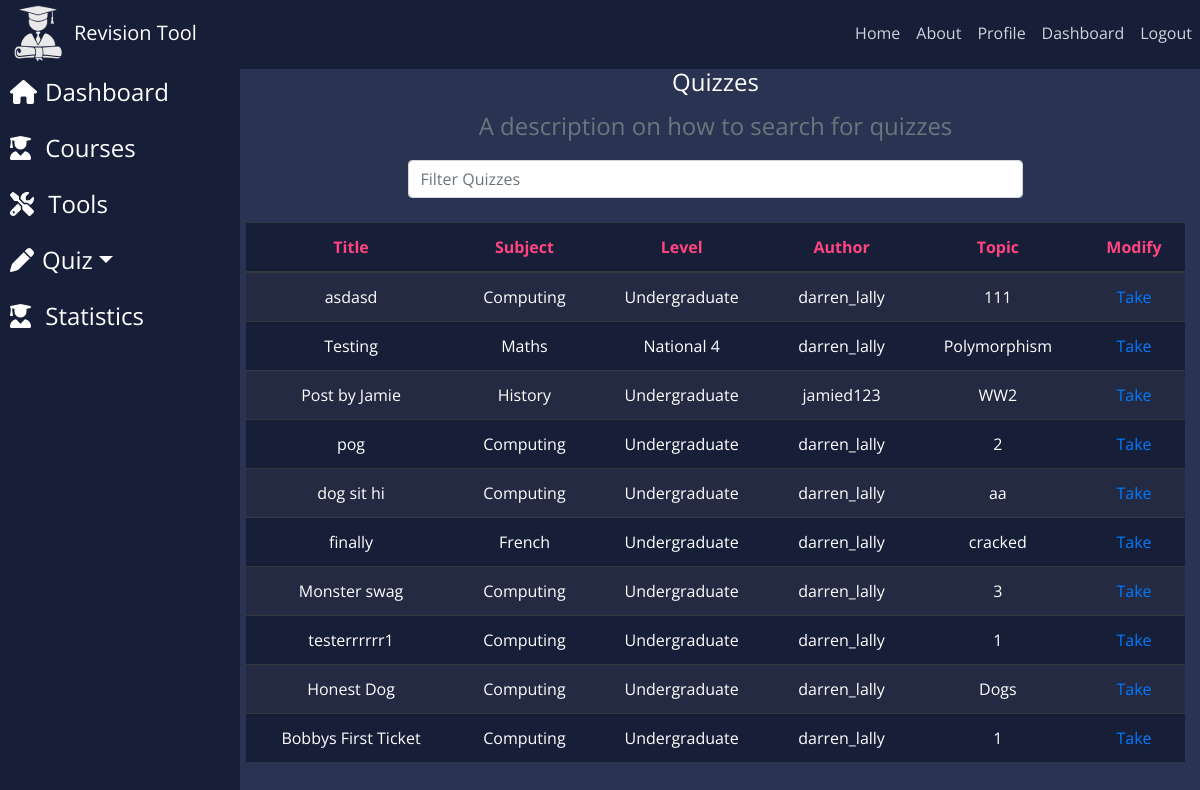
The page /quiz/ (signed in) on the database as committed earlier.
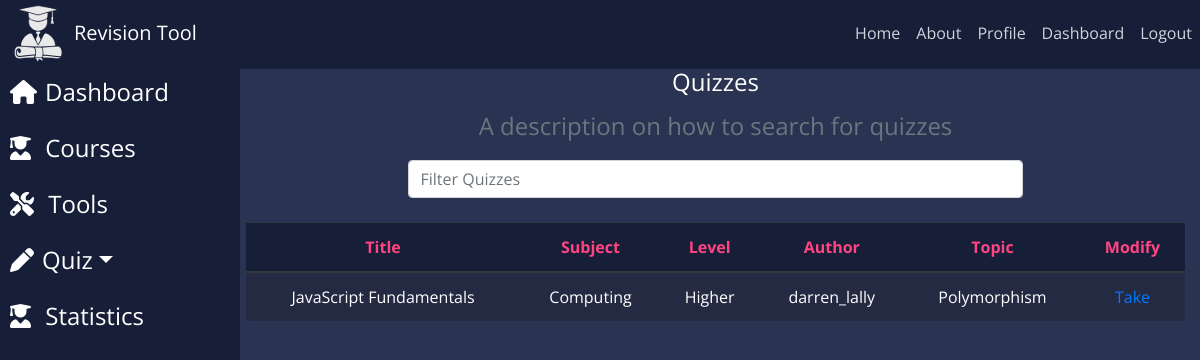
The same page on the database as committed later.
### quiz/models.py (models this page shows, shortened)
class Quiz(models.Model):
    title = models.CharField(max_length = 200)
    subject = models.CharField(max_length = 20)
    level = models.CharField(max_length = 25)
    topic = models.CharField(max_length = 25)
    author = models.ForeignKey(settings.AUTH_USER_MODEL, on_delete = models.CASCADE)
    created = models.DateTimeField(auto_now_add=True,null=True,blank=True)
    class Meta:
        verbose_name_plural = "quiz"

### quiz/views.py (the view)
# urls.py: path('quiz/', views.quiz_home, name='quiz-home'),
@login_required
def quiz_home(request):
    all_Q = Quiz.objects.all()
    args = {'quiz': all_Q}
    return render(request, 'quiz/take_quiz_menu.html', args)

### quiz/templates/quiz/take_quiz_menu.html
{% extends "dashboard/base.html" %}
{% block content %}
<div class="row justify-content-center">
    <div class="col-8">
        <legend class="text-center"> Quizzes</legend>
        <legend class="text-center text-muted"> A description on how to search for quizzes</legend>
        <div class="form-group">
            <input placeholder="Filter Quizzes" type ="text" class="input-large col-xs-8 form-control mt-3 mb-3">
        </div>
    </div>
</div>
<div class="row justify-content-center">
  <div class="tablewrap">
    <div class="col-12 mt-2 text-center">
        <table class="table table-dark table-striped mx-auto">
            <thead>
                <tr>
                <th class="mod-title" scope="col">Title</th>
                <th class="mod-title" scope="col">Subject</th>
                <th class="mod-title" scope="col">Level</th>
                <th class="mod-title" scope="col">Author</th>
                <th class="mod-title" scope="col">Topic</th>
                <th class="mod-title" scope="col">Modify</th>
                </tr>
            </thead>
            <tbody>
                {% for quiz in quiz%}
                <tr>
                <td>{{quiz.title}}</td>
                <td>{{quiz.subject}}</td>
                <td>{{quiz.level}}</td>
                <td>{{quiz.author}}</td>
                <td>{{quiz.topic}}</td>
                <td><a href="{%url 'active-quiz' quiz_pk=quiz.pk%}">Take</a></td>
                </tr>
                {% endfor %}
            </tbody>
            </table>
    </div>
  </div>
</div>
{% endblock content %}

Rows that differ between the two databases and show on the page:
removed Quiz: title "asdasd", subject "Computing", level "Undergraduate", author "darren_lally", topic "111"
removed Quiz: title "Testing", subject "Maths", level "National 4", author "darren_lally", topic "Polymorphism"
removed Quiz: title "Post by Jamie", subject "History", level "Undergraduate", author "jamied123", topic "WW2"
removed Quiz: title "pog", subject "Computing", level "Undergraduate", author "darren_lally", topic "2"
removed Quiz: title "dog sit hi", subject "Computing", level "Undergraduate", author "darren_lally", topic "aa"
removed Quiz: title "finally", subject "French", level "Undergraduate", author "darren_lally", topic "cracked"
removed Quiz: title "Monster swag", subject "Computing", level "Undergraduate", author "darren_lally", topic "3"
removed Quiz: title "testerrrrrr1", subject "Computing", level "Undergraduate", author "darren_lally", topic "1"
removed Quiz: title "Honest Dog", subject "Computing", level "Undergraduate", author "darren_lally", topic "Dogs"
removed Quiz: title "Bobbys First Ticket", subject "Computing", level "Undergraduate", author "darren_lally", topic "1"
added Quiz: title "JavaScript Fundamentals", subject "Computing", level "Higher", author "darren_lally", topic "Polymorphism"
